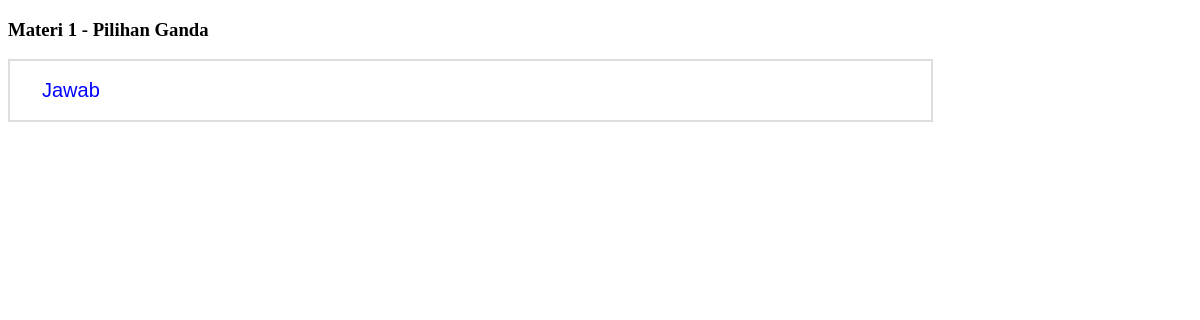
The app's page /materi1.php, older data.
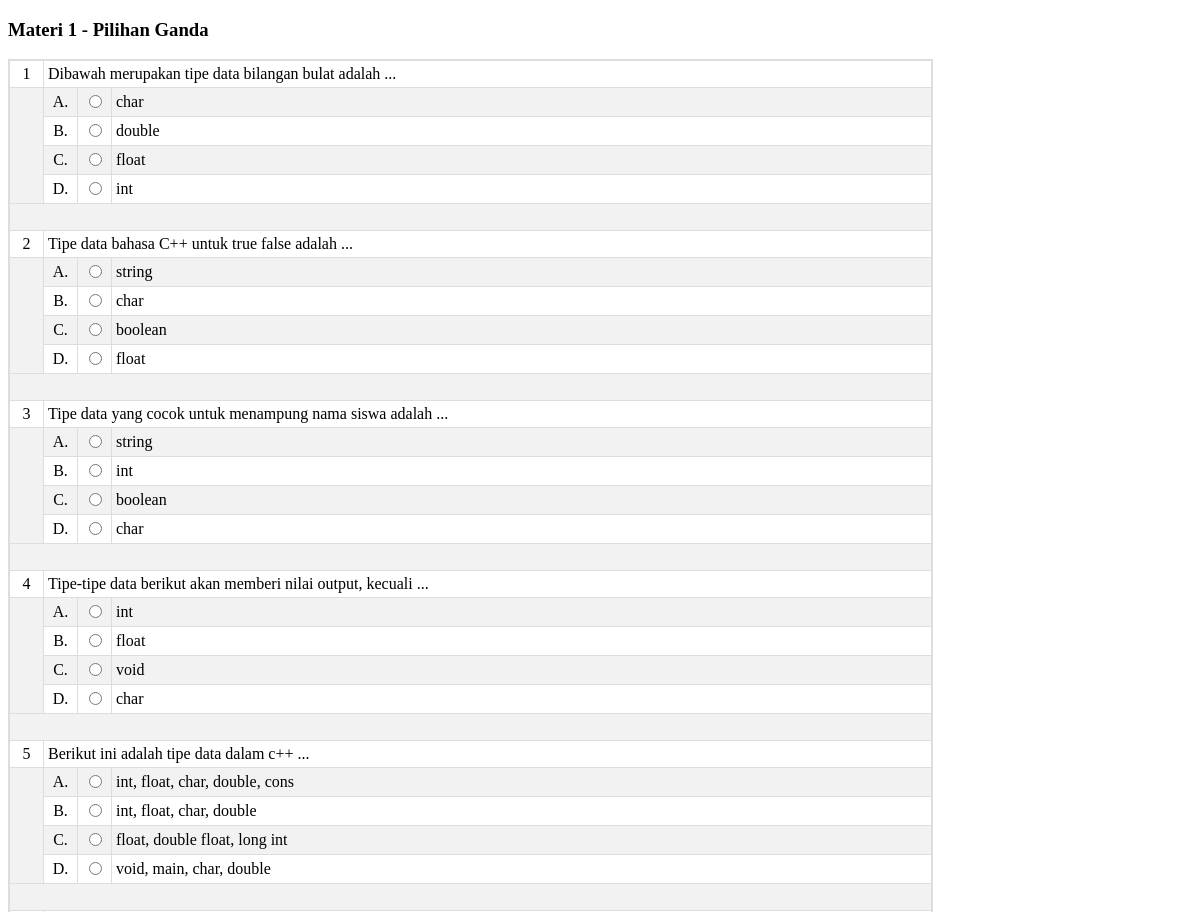
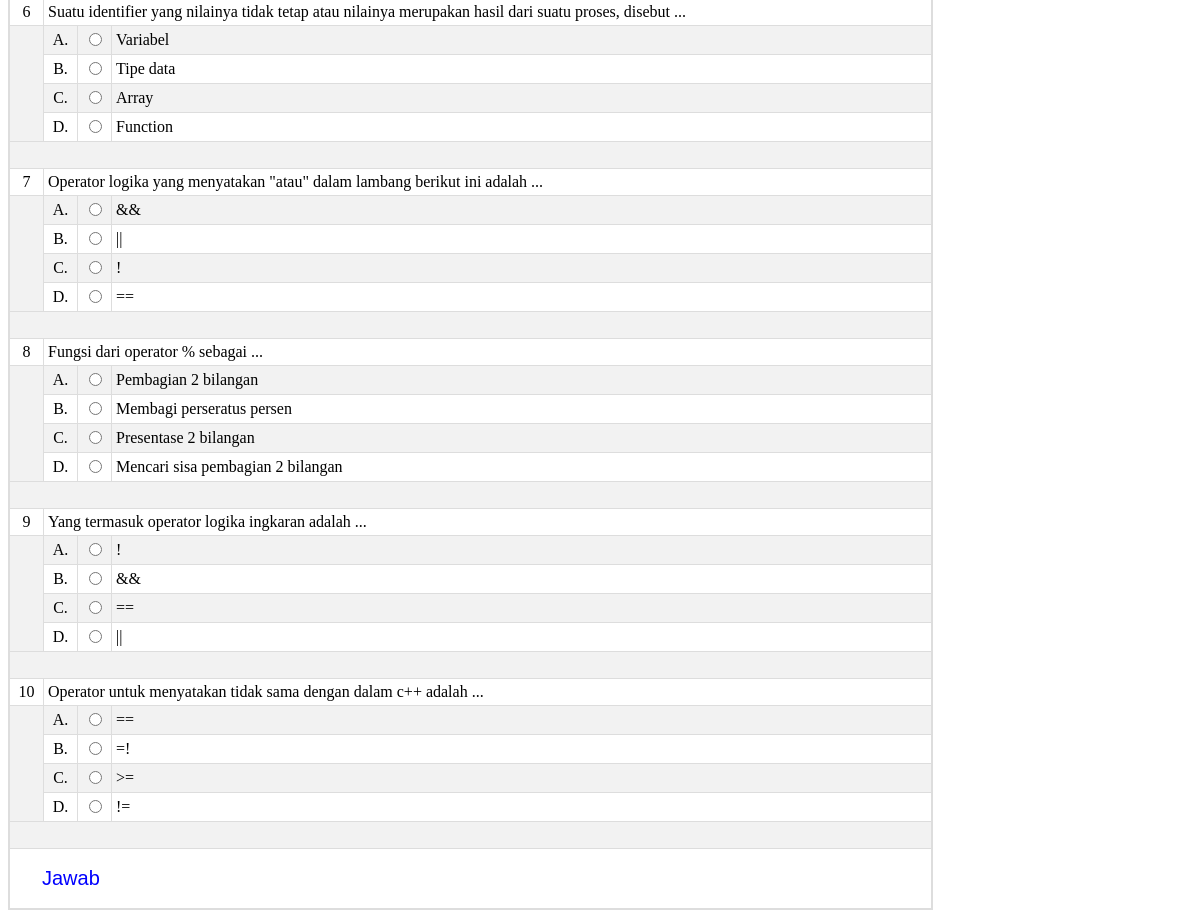
The same page, newer data (2 pictures, top to bottom).
### tables this page shows
CREATE TABLE `tbl_soal` (
  `id_soal` int(5) NOT NULL,
  `tipe_soal` varchar(20) NOT NULL,
  `soal` text NOT NULL,
  `a` varchar(40) NOT NULL,
  `b` varchar(40) NOT NULL,
  `c` varchar(40) NOT NULL,
  `d` varchar(40) NOT NULL,
  `knc_jawaban` varchar(30) NOT NULL,
  `gambar` varchar(100) NOT NULL,
  `tanggal` date NOT NULL,
  `aktif` enum('Y','N') NOT NULL DEFAULT 'Y'
);

### materi1.php (the view, shortened to what this page needs)
<!DOCTYPE html>
<html>
<head>
</head>
<body>
	<h3>Materi 1 - Pilihan Ganda</h3>
	<div style="overflow-x:auto;">
	<table>
		<?php
			$hasil=mysql_query("select * from tbl_soal where tipe_soal='pg'");
		    $urut=0;
			while($row =mysql_fetch_array($hasil)){
		        $id=$row["id_soal"];
		        $pertanyaan=$row["soal"];
		        $pilihan_a=$row["a"];
		        $pilihan_b=$row["b"];
		        $pilihan_c=$row["c"];
		        $pilihan_d=$row["d"];
		?>
				<form name="form1" method="post" action="jawab.php">
				    <tr>
				        <td width="25" align="center"><?php echo $urut=$urut+1; ?></td>
				        <td colspan="3" width="900px"><?php echo "$pertanyaan"; ?></td>
				    </tr>
				    <tr>
						<td rowspan='4'></td>
						<td width='25px' align="center">A.</td>
						<td width='25px' align="center"><input name="pilihan[<?php echo $id; ?>]" type="radio" value="A"></td>
						<td><?php echo "$pilihan_a";?></td>
				    </tr>
				    <tr>
						<td width='25px' align="center">B.</td>
						<td width='25px' align="center"><input name="pilihan[<?php echo $id; ?>]" type="radio" value="B"></td>
						<td><?php echo "$pilihan_b";?></td>
					</tr>
				    <tr>
				        <td width='25px' align="center">C.</td>
						<td width='25px' align="center"><input name="pilihan[<?php echo $id; ?>]" type="radio" value="C"></td>
						<td><?php echo "$pilihan_c";?></td>
				    </tr>
				    <tr>
				        <td width='25px' align="center">D.</td>
						<td width='25px' align="center"><input name="pilihan[<?php echo $id; ?>]" type="radio" value="D"></td>
						<td><?php echo "$pilihan_d";?></td>
				    </tr>
				     <tr>
				     	<td colspan="4">&nbsp;</td>
				     </tr>
				    <?php
						}
				    ?>
				    <tr>
				        <td colspan="4"><input type="submit" name="submit" value="Jawab" class="btn"></td>
				    </tr>
				    </table>
				    </div>
</body>
</html>

Row changes from the older to the newer data that the page shows:
now on this page (row edited): tbl_soal: soal "Dibawah merupakan tipe data bilangan bulat adalah ...", a "char", b "double", c "float", d "int"
now on this page (row edited): tbl_soal: urut "2", soal "Tipe data bahasa C++ untuk true false adalah ...", a "string", b "char", c "boolean", d "float"
now on this page (row edited): tbl_soal: urut "3", soal "Tipe data yang cocok untuk menampung nama siswa adalah ...", a "string", b "int", c "boolean", d "char"
now on this page (row edited): tbl_soal: urut "4", soal "Tipe-tipe data berikut akan memberi nilai output, kecuali ...", a "int", b "float", c "void", d "char"
now on this page (row edited): tbl_soal: urut "5", soal "Berikut ini adalah tipe data dalam c++ ...", a "int, float, char, double, cons", b "int, float, char, double", c "float, double float, long int", d "void, main, char, double"
now on this page (row edited): tbl_soal: urut "6", soal "Suatu identifier yang nilainya tidak tetap atau nilainya merupakan hasil dari suatu proses, disebut ...", a "Variabel", b "Tipe data", c "Array", d "Function"
now on this page (row edited): tbl_soal: urut "7", soal "Operator logika yang menyatakan \"atau\" dalam lambang berikut ini adalah ...", a "&&", b "||", c "!", d "=="
now on this page (row edited): tbl_soal: urut "8", soal "Fungsi dari operator % sebagai ...", a "Pembagian 2 bilangan", b "Membagi perseratus persen", c "Presentase 2 bilangan", d "Mencari sisa pembagian 2 bilangan"
now on this page (row edited): tbl_soal: urut "9", soal "Yang termasuk operator logika ingkaran adalah ...", a "!", b "&&", c "==", d "||"
now on this page (row edited): tbl_soal: urut "10", soal "Operator untuk menyatakan tidak sama dengan dalam c++ adalah ...", a "==", b "=!", c ">=", d "!="
